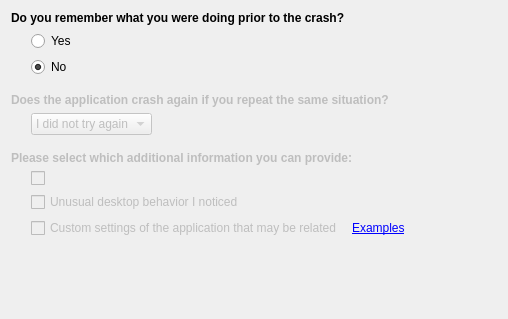
<?xml version="1.0" encoding="UTF-8"?>
<ui version="4.0">
 <class>AssistantPageBugAwareness</class>
 <widget class="QWidget" name="AssistantPageBugAwareness">
  <property name="geometry">
   <rect>
    <x>0</x>
    <y>0</y>
    <width>508</width>
    <height>319</height>
   </rect>
  </property>
  <layout class="QVBoxLayout" name="verticalLayout_2">
   <item>
    <widget class="QLabel" name="m_rememberLabel">
     <property name="text">
      <string>&lt;strong&gt;Do you remember what you were doing prior to the crash?&lt;/strong&gt;</string>
     </property>
    </widget>
   </item>
   <item>
    <layout class="QHBoxLayout" name="horizontalLayout_2">
     <item>
      <spacer name="horizontalSpacer_3">
       <property name="orientation">
        <enum>Qt::Horizontal</enum>
       </property>
       <property name="sizeType">
        <enum>QSizePolicy::Fixed</enum>
       </property>
       <property name="sizeHint" stdset="0">
        <size>
         <width>20</width>
         <height>20</height>
        </size>
       </property>
      </spacer>
     </item>
     <item>
      <layout class="QVBoxLayout" name="verticalLayout_4">
       <item>
        <widget class="QRadioButton" name="m_rememberCrashSituationYes">
         <property name="text">
          <string>Yes</string>
         </property>
         <attribute name="buttonGroup">
          <string>m_rememberGroup</string>
         </attribute>
        </widget>
       </item>
       <item>
        <widget class="QRadioButton" name="m_rememberCrashSituationNo">
         <property name="text">
          <string>No</string>
         </property>
         <property name="checked">
          <bool>true</bool>
         </property>
         <attribute name="buttonGroup">
          <string>m_rememberGroup</string>
         </attribute>
        </widget>
       </item>
      </layout>
     </item>
    </layout>
   </item>
   <item>
    <spacer name="verticalSpacer">
     <property name="orientation">
      <enum>Qt::Vertical</enum>
     </property>
     <property name="sizeType">
      <enum>QSizePolicy::Fixed</enum>
     </property>
     <property name="sizeHint" stdset="0">
      <size>
       <width>20</width>
       <height>10</height>
      </size>
     </property>
    </spacer>
   </item>
   <item>
    <widget class="QLabel" name="m_reproducibleLabel">
     <property name="enabled">
      <bool>false</bool>
     </property>
     <property name="text">
      <string>&lt;strong&gt;Does the application crash again if you repeat the same situation?&lt;/strong&gt;</string>
     </property>
    </widget>
   </item>
   <item>
    <layout class="QHBoxLayout" name="horizontalLayout_3">
     <item>
      <spacer name="horizontalSpacer_4">
       <property name="orientation">
        <enum>Qt::Horizontal</enum>
       </property>
       <property name="sizeType">
        <enum>QSizePolicy::Fixed</enum>
       </property>
       <property name="sizeHint" stdset="0">
        <size>
         <width>20</width>
         <height>20</height>
        </size>
       </property>
      </spacer>
     </item>
     <item>
      <widget class="KComboBox" name="m_reproducibleBox">
       <property name="enabled">
        <bool>false</bool>
       </property>
       <property name="toolTip">
        <string comment="tooltip text">If you tried to repeat the situation, select how oftenly the application crashes</string>
       </property>
       <property name="whatsThis">
        <string comment="what's this text">If you tried to repeat the situation, select how oftenly the application crashes</string>
       </property>
       <item>
        <property name="text">
         <string>I did not try again</string>
        </property>
       </item>
       <item>
        <property name="text">
         <string>Never</string>
        </property>
       </item>
       <item>
        <property name="text">
         <string>Sometimes</string>
        </property>
       </item>
       <item>
        <property name="text">
         <string>Every time</string>
        </property>
       </item>
      </widget>
     </item>
     <item>
      <spacer name="horizontalSpacer">
       <property name="orientation">
        <enum>Qt::Horizontal</enum>
       </property>
       <property name="sizeHint" stdset="0">
        <size>
         <width>40</width>
         <height>20</height>
        </size>
       </property>
      </spacer>
     </item>
    </layout>
   </item>
   <item>
    <spacer name="verticalSpacer_3">
     <property name="orientation">
      <enum>Qt::Vertical</enum>
     </property>
     <property name="sizeType">
      <enum>QSizePolicy::Fixed</enum>
     </property>
     <property name="sizeHint" stdset="0">
      <size>
       <width>20</width>
       <height>10</height>
      </size>
     </property>
    </spacer>
   </item>
   <item>
    <widget class="QLabel" name="m_informationLabel">
     <property name="enabled">
      <bool>false</bool>
     </property>
     <property name="text">
      <string>&lt;strong&gt;Please select which additional information you can provide:&lt;/strong&gt;</string>
     </property>
    </widget>
   </item>
   <item>
    <layout class="QHBoxLayout" name="horizontalLayout">
     <item>
      <spacer name="horizontalSpacer_2">
       <property name="orientation">
        <enum>Qt::Horizontal</enum>
       </property>
       <property name="sizeType">
        <enum>QSizePolicy::Fixed</enum>
       </property>
       <property name="sizeHint" stdset="0">
        <size>
         <width>20</width>
         <height>20</height>
        </size>
       </property>
      </spacer>
     </item>
     <item>
      <layout class="QVBoxLayout" name="verticalLayout">
       <item>
        <widget class="QCheckBox" name="m_actionsInsideApp">
         <property name="enabled">
          <bool>false</bool>
         </property>
         <property name="toolTip">
          <string comment="tooltip text">Check this option if you can describe what were you doing inside the application before it crashed</string>
         </property>
         <property name="whatsThis">
          <string comment="what's this text">Check this option if you can describe what were you doing inside the application before it crashed</string>
         </property>
        </widget>
       </item>
       <item>
        <widget class="QCheckBox" name="m_unusualSituation">
         <property name="enabled">
          <bool>false</bool>
         </property>
         <property name="toolTip">
          <string comment="tooltip help">Check this option if you can describe any unusual behavior or appearance in the application or the whole desktop</string>
         </property>
         <property name="whatsThis">
          <string comment="what's this help">Check this option if you can describe any unusual behavior or appearance in the application or the whole desktop</string>
         </property>
         <property name="text">
          <string comment="@option:check kind of information the user can provide about the crash">Unusual desktop behavior I noticed</string>
         </property>
        </widget>
       </item>
       <item>
        <layout class="QHBoxLayout" name="horizontalLayout_5">
         <property name="spacing">
          <number>0</number>
         </property>
         <item>
          <widget class="QCheckBox" name="m_appSpecificDetails">
           <property name="enabled">
            <bool>false</bool>
           </property>
           <property name="toolTip">
            <string comment="tooltip help">Check this option if you can provide application specific details or settings that may be related to the crash. You can check the examples (if available)</string>
           </property>
           <property name="whatsThis">
            <string comment="what's this help">Check this option if you can provide application specific details or settings that may be related to the crash. You can check the examples (if available)</string>
           </property>
           <property name="text">
            <string comment="@option:check kind of information the user can provide about the crash">Custom settings of the application that may be related</string>
           </property>
          </widget>
         </item>
         <item>
          <spacer name="horizontalSpacer_6">
           <property name="orientation">
            <enum>Qt::Horizontal</enum>
           </property>
           <property name="sizeType">
            <enum>QSizePolicy::Fixed</enum>
           </property>
           <property name="sizeHint" stdset="0">
            <size>
             <width>10</width>
             <height>20</height>
            </size>
           </property>
          </spacer>
         </item>
         <item>
          <widget class="QLabel" name="m_appSpecificDetailsExamples">
           <property name="enabled">
            <bool>false</bool>
           </property>
           <property name="sizePolicy">
            <sizepolicy hsizetype="Maximum" vsizetype="Preferred">
             <horstretch>0</horstretch>
             <verstretch>0</verstretch>
            </sizepolicy>
           </property>
           <property name="text">
            <string>&lt;a href=&quot;#&quot;&gt;Examples&lt;/a&gt;</string>
           </property>
          </widget>
         </item>
         <item>
          <spacer name="horizontalSpacer_5">
           <property name="orientation">
            <enum>Qt::Horizontal</enum>
           </property>
           <property name="sizeHint" stdset="0">
            <size>
             <width>40</width>
             <height>20</height>
            </size>
           </property>
          </spacer>
         </item>
        </layout>
       </item>
      </layout>
     </item>
    </layout>
   </item>
   <item>
    <spacer name="verticalSpacer_2">
     <property name="orientation">
      <enum>Qt::Vertical</enum>
     </property>
     <property name="sizeHint" stdset="0">
      <size>
       <width>20</width>
       <height>40</height>
      </size>
     </property>
    </spacer>
   </item>
  </layout>
 </widget>
 <customwidgets>
  <customwidget>
   <class>KComboBox</class>
   <extends>QComboBox</extends>
   <header>kcombobox.h</header>
  </customwidget>
 </customwidgets>
 <resources/>
 <connections/>
 <buttongroups>
  <buttongroup name="m_rememberGroup"/>
 </buttongroups>
</ui>
